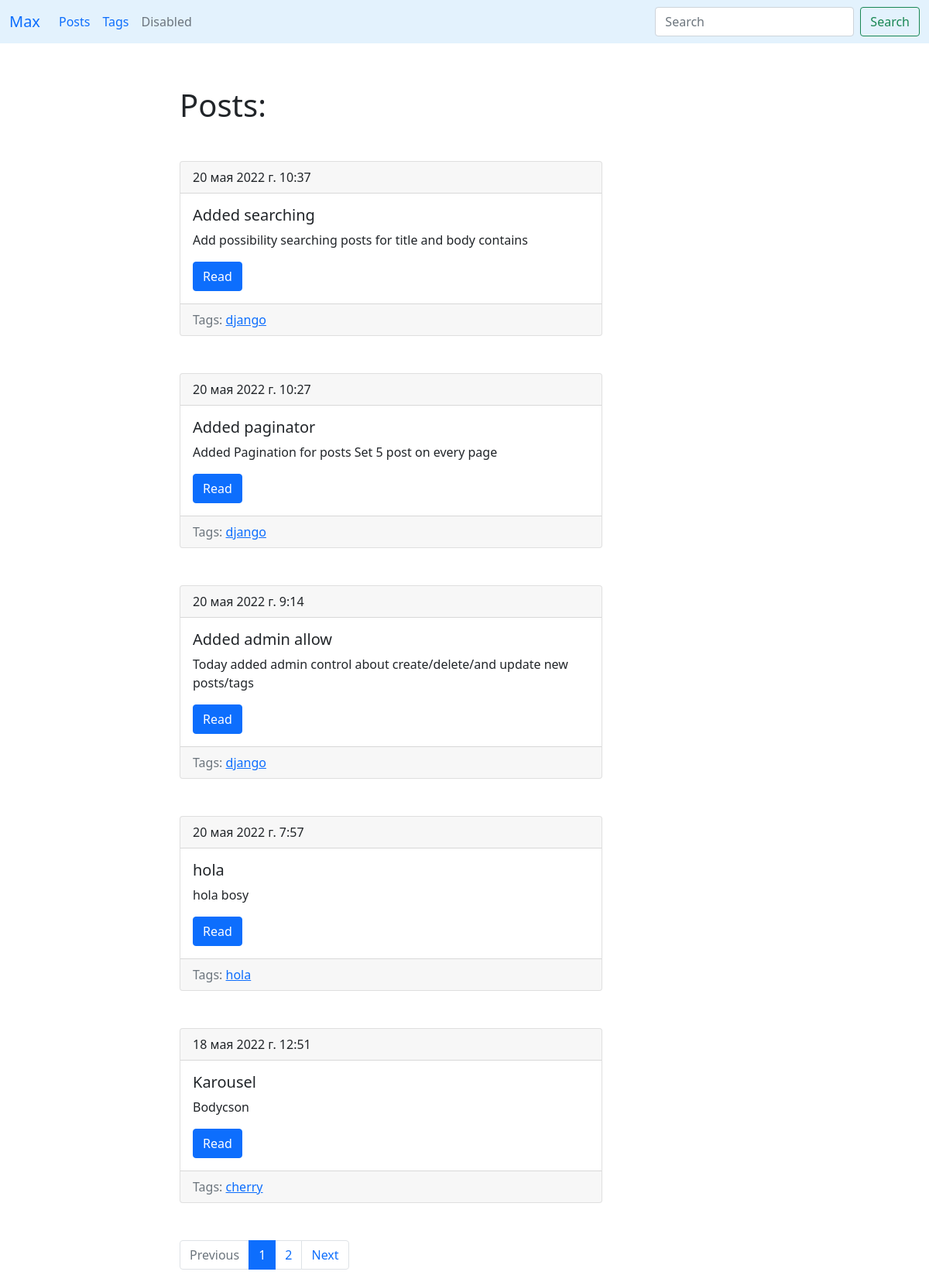
The page / on the database its author committed.
### main/models.py (models this page shows, shortened)
class Post(models.Model):
    title = models.CharField(max_length=150, db_index=True)
    slug = models.SlugField(max_length=50, unique=True, blank=True)
    tags = models.ManyToManyField('Tag', blank=True, related_name='posts')
    body = models.TextField(max_length=800, blank=True, db_index=True)
    data_pub = models.DateTimeField(auto_now_add=True)
    class Meta:
        ordering = ['-data_pub']
    def get_absolute_url(self):
        return reverse('post_detail_url', kwargs={'slug': self.slug})

class Tag(models.Model):
    title = models.CharField(max_length=150)
    slug = models.SlugField(max_length=50, unique=True)
    class Meta:
        ordering = ['title']
    def get_absolute_url(self):
        return reverse('tags_detail_url', kwargs={'slug': self.slug})

### main/views.py (the view)
# urls.py: path('', hello, name='post_list_url'),
def hello(request):
    search_query = request.GET.get('search', '')
    if search_query:
        posts = Post.objects.filter(Q(title__icontains=search_query) | Q(body__icontains=search_query))
    else:
        posts = Post.objects.all()
    paginator = Paginator(posts, 5)
    page_number = request.GET.get('page', 1)
    page = paginator.get_page(page_number)
    is_paginated = page.has_other_pages()
    if page.has_next():
        next_page = '?page={}'.format(page.next_page_number())
    else:
        next_page = ''
    if page.has_previous():
        prev_page = '?page={}'.format(page.previous_page_number())
    else:
        prev_page = ''
    context = {
        'page_object': page,
        'is_paginated': is_paginated,
        'next_page': next_page,
        'prev_page': prev_page,
    }
    return render(request, 'main/main_page.html', context=context)

### main/templates/main/main_page.html
{% extends 'main/index.html' %}
{% block content %}
    <h1 class="mt-5 mb-5">
        Posts:
    </h1>
    {% for post in page_object.object_list %}
        {% include 'main/includes/post_card.html' %}
    {% endfor %}
{% endblock %}

### main/templates/main/includes/post_card.html
        <div class="card mb-5">
          <div class="card-header">
              {{ post.data_pub }}
          </div>
          <div class="card-body">
            <h5 class="card-title">{{ post.title }}</h5>
            <p class="card-text">{{ post.body }}</p>
              <a href="{{ post.get_absolute_url}}" class="btn btn-primary">Read</a>
          </div>
            <div class="card-footer text-muted">
                Tags:
                {% for tag in post.tags.all %}
                    <a href="{{ tag.get_absolute_url }}">{{ tag.title }}</a>
                {% endfor %}
            </div>
        </div>

### rows shown on the page
Post: data_pub "20 мая 2022 г. 10:37", title "Added searching", body "Add possibility searching posts for title and body contains"
Tag: title "django"
Post: data_pub "20 мая 2022 г. 10:27", title "Added paginator", body "Added Pagination for posts Set 5 post on every page"
Post: data_pub "20 мая 2022 г. 9:14", title "Added admin allow", body "Today added admin control about create/delete/and update new posts/tags"
Post: data_pub "20 мая 2022 г. 7:57", title "hola", body "hola bosy"
Tag: title "hola"
Post: data_pub "18 мая 2022 г. 12:51", title "Karousel", body "Bodycson"
Tag: title "cherry"

### other values the page prints
{{ n }} "1"
{{ n }} "2"
